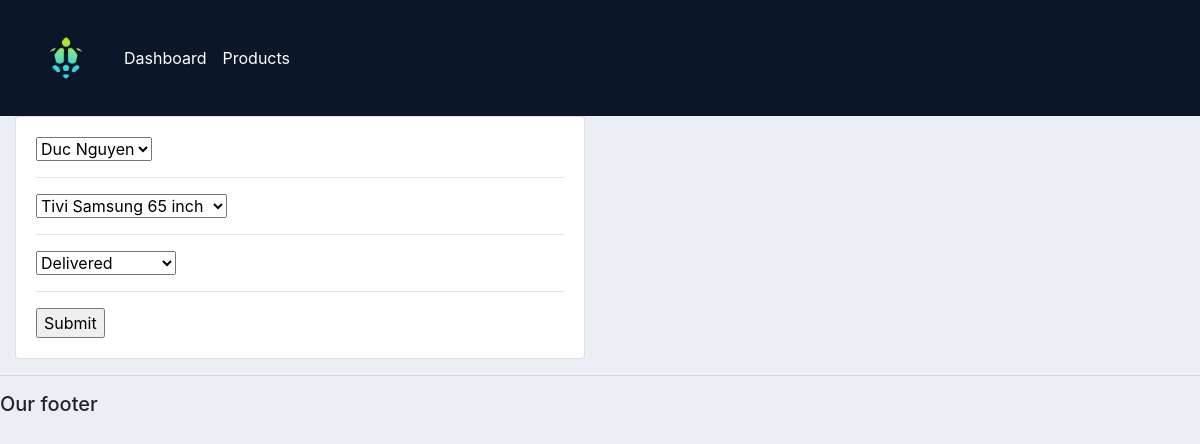
The page /update_order/1/ on the database its author committed.
### accounts/models.py (models this page shows, shortened)
class Order(models.Model):
        STATUS = (
                ('Pending', 'Pending'),
                ('Out for delivery', 'Out for delivery'),
                ('Delivered', 'Delivered'),
        )
        customer = models.ForeignKey(Customer, null=True, on_delete=models.SET_NULL)
        product = models.ForeignKey(Product, null=True, on_delete=models.SET_NULL)
        date_created = models.DateTimeField(auto_now_add=True, null=True)
        status = models.CharField(max_length=200, null=True, choices=STATUS)

### accounts/views.py (the view)
# urls.py: path('update_order/<str:pk>/', views.updateOrder, name = 'update_order'),
def updateOrder(request, pk):
    order = Order.objects.get(id = pk)
    form = OrderForm(instance=order)
    if request.method == 'POST':
        form = OrderForm(request.POST, instance=order)
        if form.is_valid():
            form.save()
            return redirect('/')
    context = {'form':form}
    return render(request, 'accounts/order_form.html', context)

### accounts/forms.py
class OrderForm(ModelForm):
    class Meta:
        model = Order
        fields = '__all__'

### accounts/models.py (called while the page is built)
    def __str__(self):
        return self.name

    def __str__(self):
	    return self.name

### accounts/templates/accounts/order_form.html (shortened to what this page needs)
{%  extends 'accounts/main.html' %}
{% load static %}
{% block content %}
<div class="row">
	<div class="col-md-6">
		<div class="card card-body">
			<form action="" method="POST">
				{% for field in form %}
					{{field}}
					<hr>
				{% endfor %}
				<input type="submit" name="Submit">
			</form>
		</div>
	</div>
</div>
{% endblock %}

### static/css/main.css (style rules this page uses)
body { background-color: #ebeff5; }

### rows shown on the page
Order: form "Duc Nguyen" "Tivi Samsung 65 inch" "Delivered"
